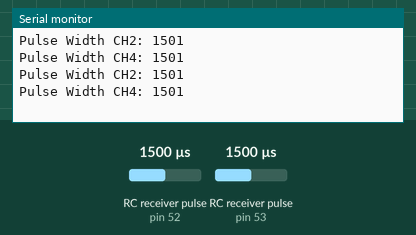
Bench run of a sketch on a simulated Arduino Mega 2560, built with avr-gcc and run on an emulated ATmega2560. Parts: the last lines printed to the serial monitor. Wiring (inferred from the names in the program): 2 × RC receiver channel: data pin 52 / data pin 53. The test bench sets the inputs (shaded band); at power-on: RC receiver pulse (sensors on pin 52, pin 53) 1500 µs.

Above: at 1.2 s.
1.3 s: RC receiver pulse (sensor on pin 52) set to 1020 µs
At 2.6 s:
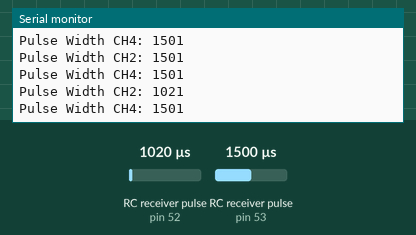
2.8 s: RC receiver pulse (sensor on pin 53) set to 1020 µs
At 3.9 s:
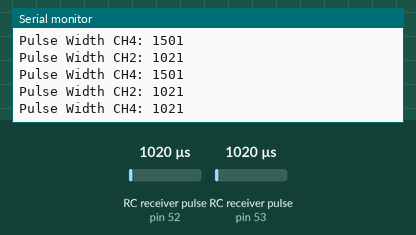
4.3 s: RC receiver pulse (sensor on pin 52) set to 1250 µs
At 5.6 s:
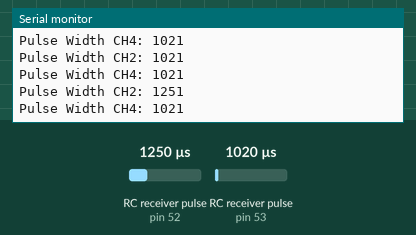
5.8 s: RC receiver pulse (sensor on pin 53) set to 1250 µs
At 7.0 s:
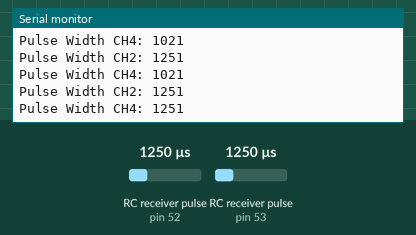
Timing chart, 0 to 8.3 s (numbered marks = the images above; inputs shaded):
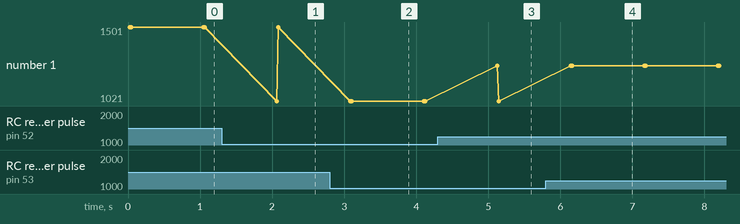

The sketch:

pulseReader.ino
```cpp
    /*************************************************************************************************************************
    Author: Ruslan Masinjila

    The following code measures the width, in microseconds, of a HIGH RC pulse and displays the value on the screen
    Use this code to record the followings RC pulse widths:
         1. When the control stick of Channel 2 is in the middle (STOP)
         2. When the control stick of Channel 2 is all the way forward (FORWARD_MAX)
         3. When the control stick of Channel 2 is all the way back (REVERSE_MAX)
         4. When the control stick of Channel 4 is in the middle (STRAIGHT)
         5. When the control stick of Channel 4 is all the way left (LEFT_MAX)
         6. When the control stick of Channel 4 is all the way right (RIGHT_MAX)

    After recording these values, change the following values in RC_control.ino
    int FORWARD_MIN=<???>;
    int FORWARD_MAX=<???>;
    int REVERSE_MIN=<???>;
    int REVERSE_MAX=<???>;

    int LEFT_MIN=<???>;
    int LEFT_MAX=<???>;
    int RIGHT_MIN=<???>;
    int RIGHT_MAX=<???>;

    For more information, visit this link <https://sites.google.com/site/ruslanmasinjila/rl_500_xa#pulseReader>
    **************************************************************************************************************************/


    //Connect the Signal Pin from an RC receiver to Digital Pin 52 of the Arduino Mega
    #define CH2_PIN 52
    #define CH4_PIN 53

    //Holds the pulse width in microseconds
    int pulseWidthCH2=0;
    int pulseWidthCH4=0;

    void setup()

    {

    pinMode(CH2_PIN, INPUT);
    pinMode(CH4_PIN, INPUT);

    Serial.begin(9600);

    }


  void loop()

  {

    //Read the HIGH pulse from the receiver
    pulseWidthCH2 = pulseIn(CH2_PIN, HIGH);
    pulseWidthCH4 = pulseIn(CH4_PIN, HIGH);

    //Print the Value to Serial Output (Screen)
    Serial.println("Pulse Width CH2: "+String(pulseWidthCH2));
    Serial.println("Pulse Width CH4: "+String(pulseWidthCH4));
    delay(1000);

    //RECORD VALUES FOR ALL THREE POSITIONS OF THE CONTROL STICKS (FORWARD/REVERSE + LEFT/RIGHT)

  }
```

Measured:
- after the input at 1.3 s, the serial monitor: prints a new line after 0.76 s (image 1)
- after the input at 2.8 s, the serial monitor: prints a new line after 0.31 s (image 2)
- after the input at 4.3 s, the serial monitor: prints a new line after 0.82 s (image 3)
- after the input at 5.8 s, the serial monitor: prints a new line after 0.37 s (image 4)
